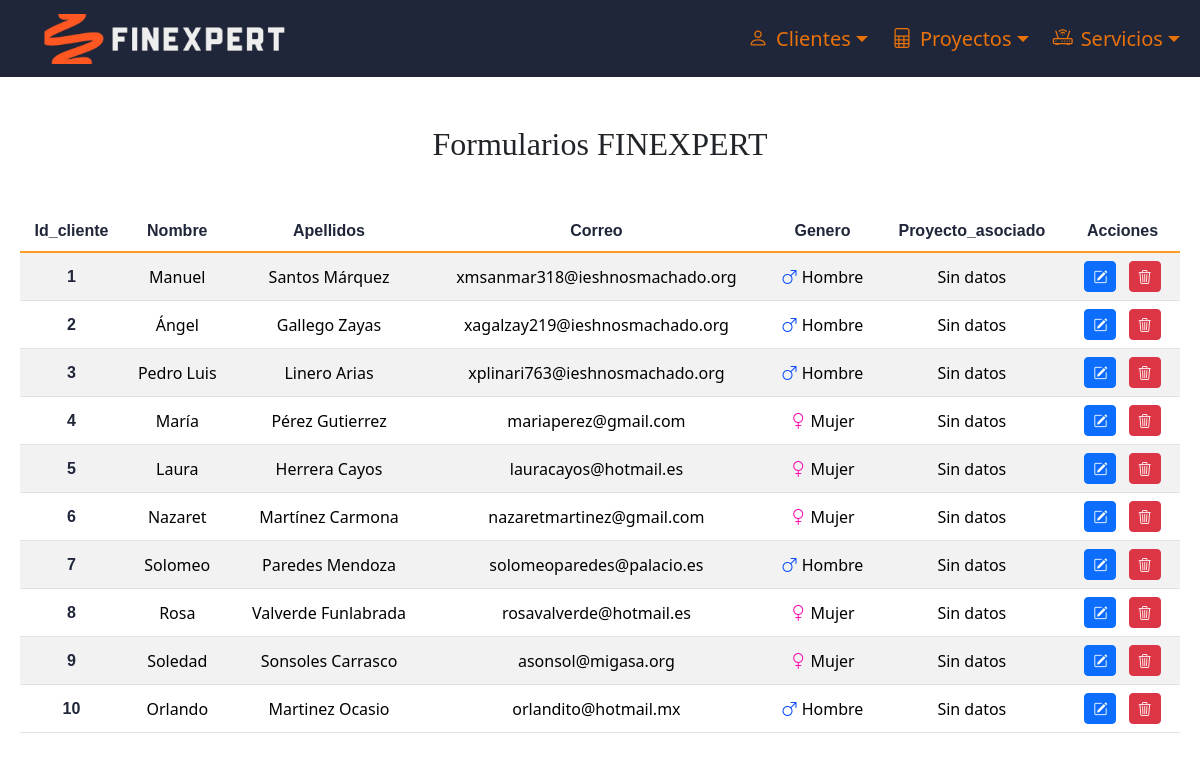
The page /procesar_buscar_cliente.php on the database its author committed.
### tables this page shows
CREATE TABLE `Cliente` (
  `id` int NOT NULL,
  `nombre` varchar(50) NOT NULL,
  `apellidos` varchar(100) NOT NULL,
  `correo` varchar(150) NOT NULL,
  `genero` enum('H','M') NOT NULL
);

### procesar_buscar_cliente.php (the view, shortened to what this page needs)
<?php
$conexion = obtenerConexion();
$nombreCliente = $_GET['txtBuscarClienteNombre'];
$sql = "SELECT Proyectos.id AS id_proyecto, Proyectos.nombre AS nombre_proyecto, Cliente.id AS id, Cliente.nombre, Cliente.apellidos, Cliente.correo, Cliente.genero
FROM Cliente
LEFT JOIN Proyectos ON Proyectos.id_Cliente = Cliente.id
WHERE Cliente.nombre LIKE '%" . $nombreCliente . "%';";
$resultado = mysqli_query($conexion, $sql);
if (mysqli_num_rows($resultado) > 0) {
    $tabla = "<div class='container-fluid my-5 text-center'>
    <div class='px-2 table-responsive' id='contenidoBusqueda'>
    <table class='table table-striped'><thead><tr>
    <th scope='col'>Id_cliente</th>
    <th scope='col'>Nombre</th>
    <th scope='col'>Apellidos</th>
    <th scope='col'>Correo</th>
    <th scope='col'>Genero</th>
    <th scope='col'>Proyecto_asociado</th>
    <th scope='col'>Acciones</th>
    </tr></thead><tbody class='table-group-divider'>";
    while ($fila = mysqli_fetch_assoc($resultado)) {
        if ($fila['genero'] == "H") {
            $iconoGenero = "<i class='bi bi-gender-male'></i> Hombre";
        } else {
            $iconoGenero = "<i class='bi bi-gender-female'></i> Mujer";
        }
        $mensajeProyecto = $fila['id_proyecto'] === null ? "Sin datos" : $fila['nombre_proyecto'];
        $tabla .= "<tr>
        <th scope='row' class='align-middle'>{$fila['id']}</th>
        <td class='align-middle'>{$fila['nombre']}</td>
        <td class='align-middle'>{$fila['apellidos']}</td>
        <td class='align-middle'>{$fila['correo']}</td>
        <td class='align-middle'>{$iconoGenero}</td>
        <td class='align-middle'>{$mensajeProyecto}</td>
        <td class='align-middle'>
            <form action='modificar_cliente.php' method='post' style='display: inline;'>
                <input type='hidden' name='datos_cliente' value='" . htmlspecialchars(json_encode($fila), ENT_QUOTES, 'UTF-8') . "'>
                <button type='submit' class='btn btn-primary btn-sm mx-1'>
                    <i class='bi bi-pencil-square' id='lapiz'></i>
                </button>
            </form>
            <form action='procesar_eliminar_cliente.php' method='post' style='display: inline;'>
                <input type='hidden' name='datos_cliente' value='" . htmlspecialchars(json_encode($fila), ENT_QUOTES, 'UTF-8') . "'>
                <button type='submit' class='btn btn-danger btn-sm mx-1'>
                    <i class='bi bi-trash3' id='basura'></i>
                </button>
            </form>
        </td>
        </tr>";
    }
    $tabla .= "</tbody></table>";
} else {
    $tabla = "<h2 class='text-center mt-5'>No se han encontrado clientes con el nombre $nombreCliente</h2>";
}
echo $tabla;
echo "</div></div>";

### estilo.css (style rules this page uses)
.navbar { background-color: #202639; }
.navbar-brand img { height: 50px; }
.navbar-nav .nav-link { color: #e9720a !important; font-size: 0.79rem; }
h2 { font-family: "Homer Simpson UI"; }
h3, th { font-family: "Segoe IU", sans-serif; }
.btn { transition: transform 0.3s ease; }
.bi-gender-female { color: rgb(255, 0, 179); }
.bi-gender-male { color: rgb(0, 68, 255); }
.table-group-divider { color:#fd9b27; }
th { color: #202639 !important; }

### rows shown on the page
cliente: id "1", nombre "Manuel", apellidos "Santos Márquez", correo "xmsanmar318@ieshnosmachado.org", genero "H" (drawn), mensajeProyecto "Sin datos"
cliente: id "2", nombre "Ángel", apellidos "Gallego Zayas", correo "xagalzay219@ieshnosmachado.org", genero "H" (drawn), mensajeProyecto "Sin datos"
cliente: id "3", nombre "Pedro Luis", apellidos "Linero Arias", correo "xplinari763@ieshnosmachado.org", genero "H" (drawn), mensajeProyecto "Sin datos"
cliente: id "4", nombre "María", apellidos "Pérez Gutierrez", correo "mariaperez@gmail.com", genero "M" (drawn), mensajeProyecto "Sin datos"
cliente: id "5", nombre "Laura", apellidos "Herrera Cayos", correo "lauracayos@hotmail.es", genero "M" (drawn), mensajeProyecto "Sin datos"
cliente: id "6", nombre "Nazaret", apellidos "Martínez Carmona", correo "nazaretmartinez@gmail.com", genero "M" (drawn), mensajeProyecto "Sin datos"
cliente: id "7", nombre "Solomeo", apellidos "Paredes Mendoza", correo "solomeoparedes@palacio.es", genero "H" (drawn), mensajeProyecto "Sin datos"
cliente: id "8", nombre "Rosa", apellidos "Valverde Funlabrada", correo "rosavalverde@hotmail.es", genero "M" (drawn), mensajeProyecto "Sin datos"
cliente: id "9", nombre "Soledad", apellidos "Sonsoles Carrasco", correo "asonsol@migasa.org", genero "M" (drawn), mensajeProyecto "Sin datos"
cliente: id "10", nombre "Orlando", apellidos "Martinez Ocasio", correo "orlandito@hotmail.mx", genero "H" (drawn), mensajeProyecto "Sin datos"
